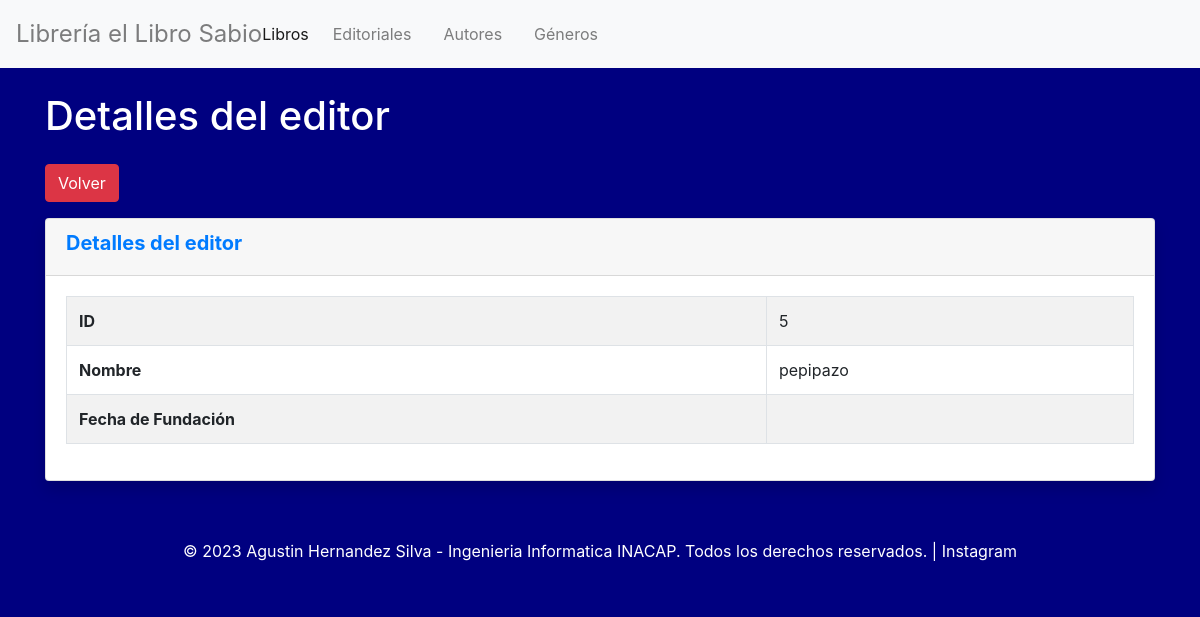
/publishers/5/, run on an earlier commit of the app's database.
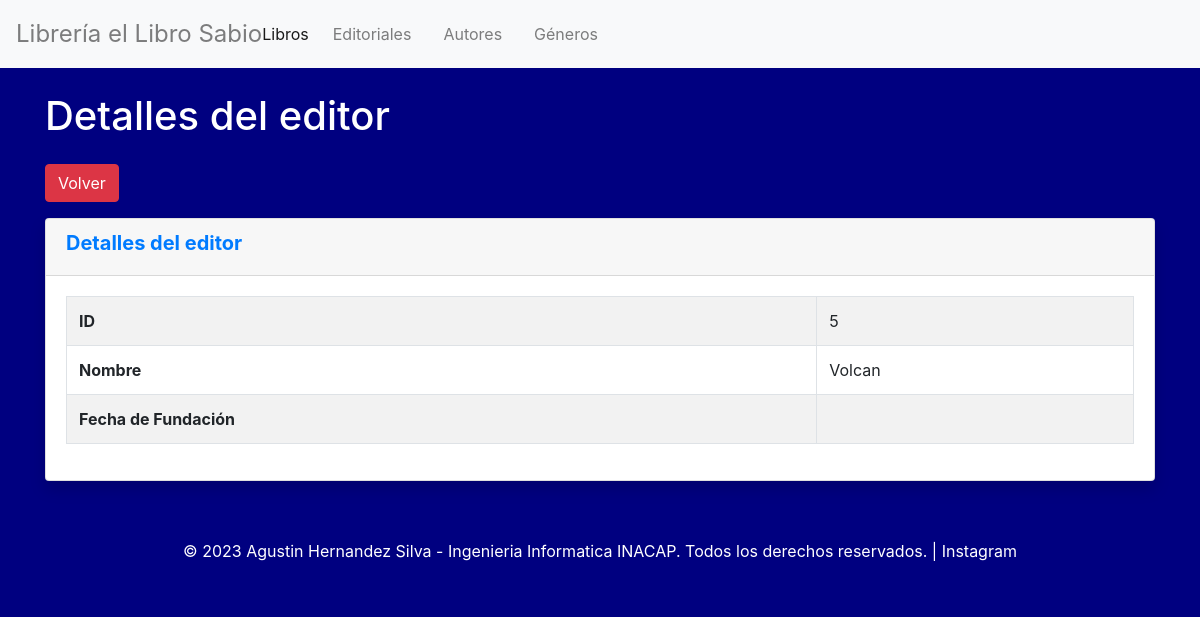
And on a later commit of the database.
### FirstLibreria/models.py (models this page shows, shortened)
class Publisher(models.Model):
    id = models.AutoField(primary_key=True)
    name = models.CharField(max_length=255)

### FirstLibreria/views.py (the view)
# urls.py: path('publishers/<int:pk>/', views.publisher_detail, name='publisher_detail'),
def publisher_detail(request, pk):
    publisher = get_object_or_404(Publisher, pk=pk)
    return render(request, 'FirstLibreria/publisher_detail.html', {'publisher': publisher})

### FirstLibreria/templates/FirstLibreria/publisher_detail.html
{% extends '../layout/base.html' %}
{% block content %}
<div class="container">
    <div class="my-4">
        <h1>Detalles del editor</h1>
    </div>
    <a href="{% url 'publisher_list' %}" class="btn btn-danger mb-3">
        Volver
    </a>
    <div class="card shadow">
        <div class="card-header">
            <h5 class="font-weight-bold text-primary">Detalles del editor</h5>
        </div>
        <div class="card-body">
            <table class="table table-bordered table-striped">
                <tbody>
                    <tr>
                        <th>ID</th>
                        <td>{{ publisher.id }}</td>
                    </tr>
                    <tr>
                        <th>Nombre</th>
                        <td>{{ publisher.name }}</td>
                    </tr>
                    <tr>
                        <th>Fecha de Fundación</th>
                        <td>{{ publisher.foundation_date }}</td>
                    </tr>
                </tbody>
            </table>
        </div>
    </div>
</div>
{% endblock %}

What changed in the data, as far as the page shows it:
changed Publisher id 5: name "pepipazo" → "Volcan"
